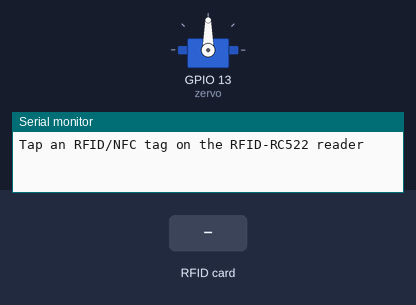
Recording of a sketch running on a simulated ESP32. Shown: servo, the last lines printed to the serial monitor. The inputs (shaded band) are chosen by the test bench.

Above: at 1.2 s.
1.3 s: RFID card B3 2B 5F 16 held to the reader
At 1.7 s:
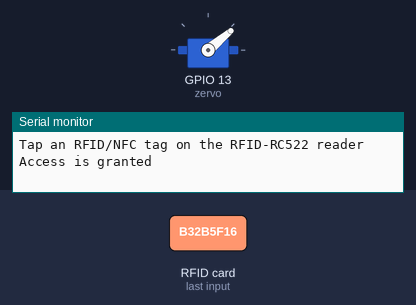
4.3 s: RFID card 5E 7A 19 C4 held to the reader
Timing chart, 0 to 7.3 s (numbered marks = the images above; inputs shaded):
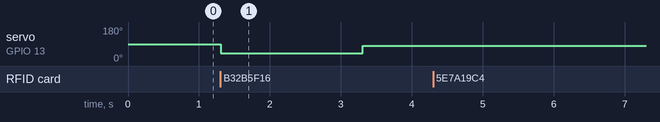

The sketch:

RFID__Servo.ino
```cpp
#include <SPI.h>
#include <MFRC522.h>
#include <ESP32Servo.h>

Servo myservo;
#define SS_PIN  21  // ESP32 pin GPIO5
#define RST_PIN 22 // ESP32 pin GPIO27Servo myServo;
int zervo = 13;
byte keyTagUID[4] = {0xB3, 0x2B, 0x5F, 0x16};

//53 27 7C 16


MFRC522 rfid(SS_PIN, RST_PIN);

void setup() {
  Serial.begin(9600);
  SPI.begin(); // init SPI bus
  myservo.attach(zervo);
  rfid.PCD_Init(); // init MFRC522


  Serial.println("Tap an RFID/NFC tag on the RFID-RC522 reader");
}

void loop() {
      if (rfid.PICC_IsNewCardPresent()) { // new tag is available
      if (rfid.PICC_ReadCardSerial()) { // NUID has been readed
        MFRC522::PICC_Type piccType = rfid.PICC_GetType(rfid.uid.sak);

        if (rfid.uid.uidByte[0] == keyTagUID[0] &&
            rfid.uid.uidByte[1] == keyTagUID[1] &&
            rfid.uid.uidByte[2] == keyTagUID[2] &&
            rfid.uid.uidByte[3] == keyTagUID[3] )
            {
              Serial.println("Access is granted");
              myservo.write(40);  // unlock the door for 2 seconds
              delay(2000);
              myservo.write(80);
      }
      else
      {
        Serial.print("Access denied, UID:");
        for (int i = 0; i < rfid.uid.size; i++) {
          Serial.print(rfid.uid.uidByte[i] < 0x10 ? " 0" : " ");
          Serial.print(rfid.uid.uidByte[i], HEX);
        }
        Serial.println();
      }

     rfid.PICC_HaltA(); // halt PICC
     rfid.PCD_StopCrypto1(); // stop encryption on PCD
      }
    }
}
```

Measured:
- after the input at 1.3 s, servo on GPIO 13 (zervo): 90° → 40° at once, → 80° 2.0 s later
